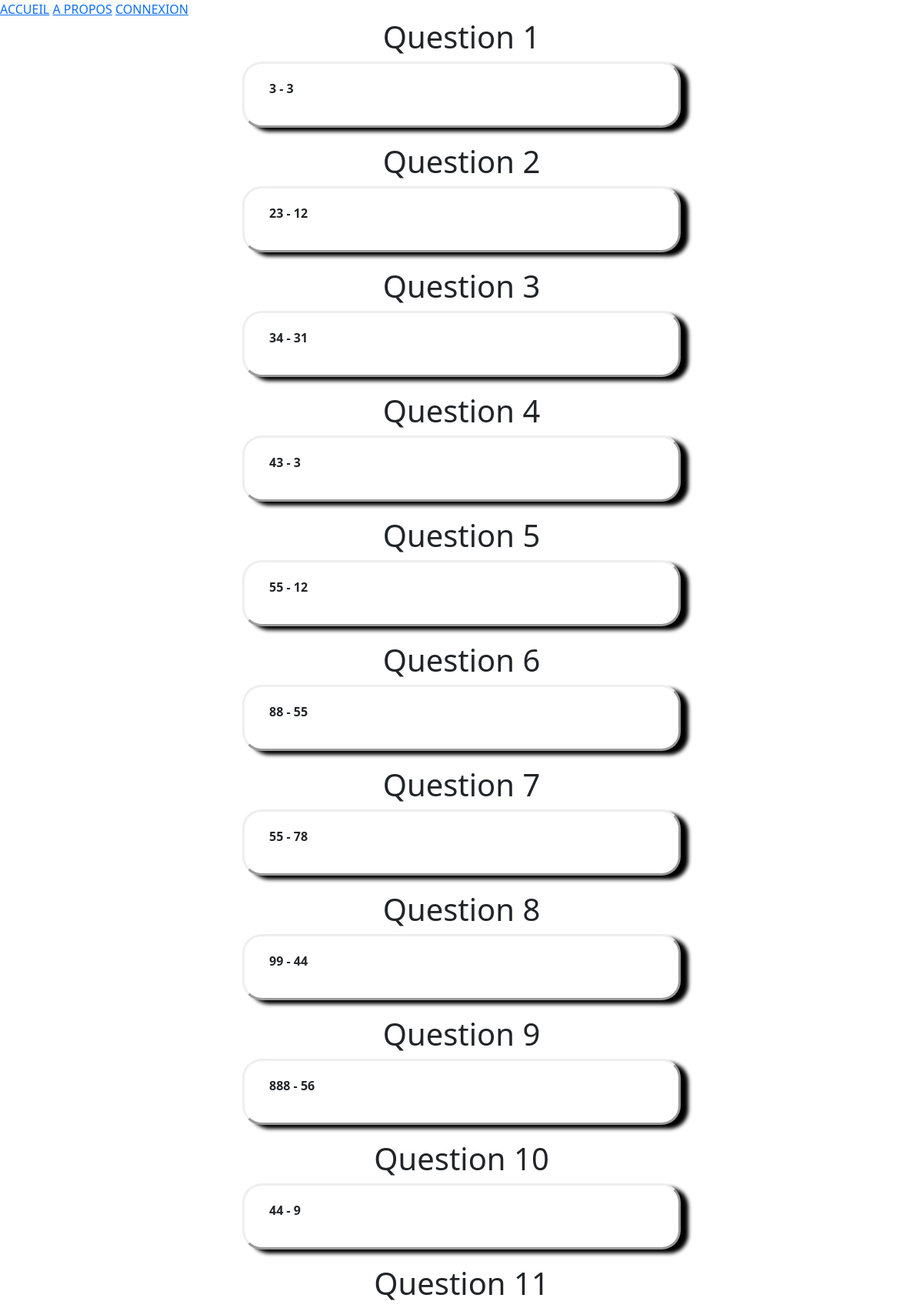
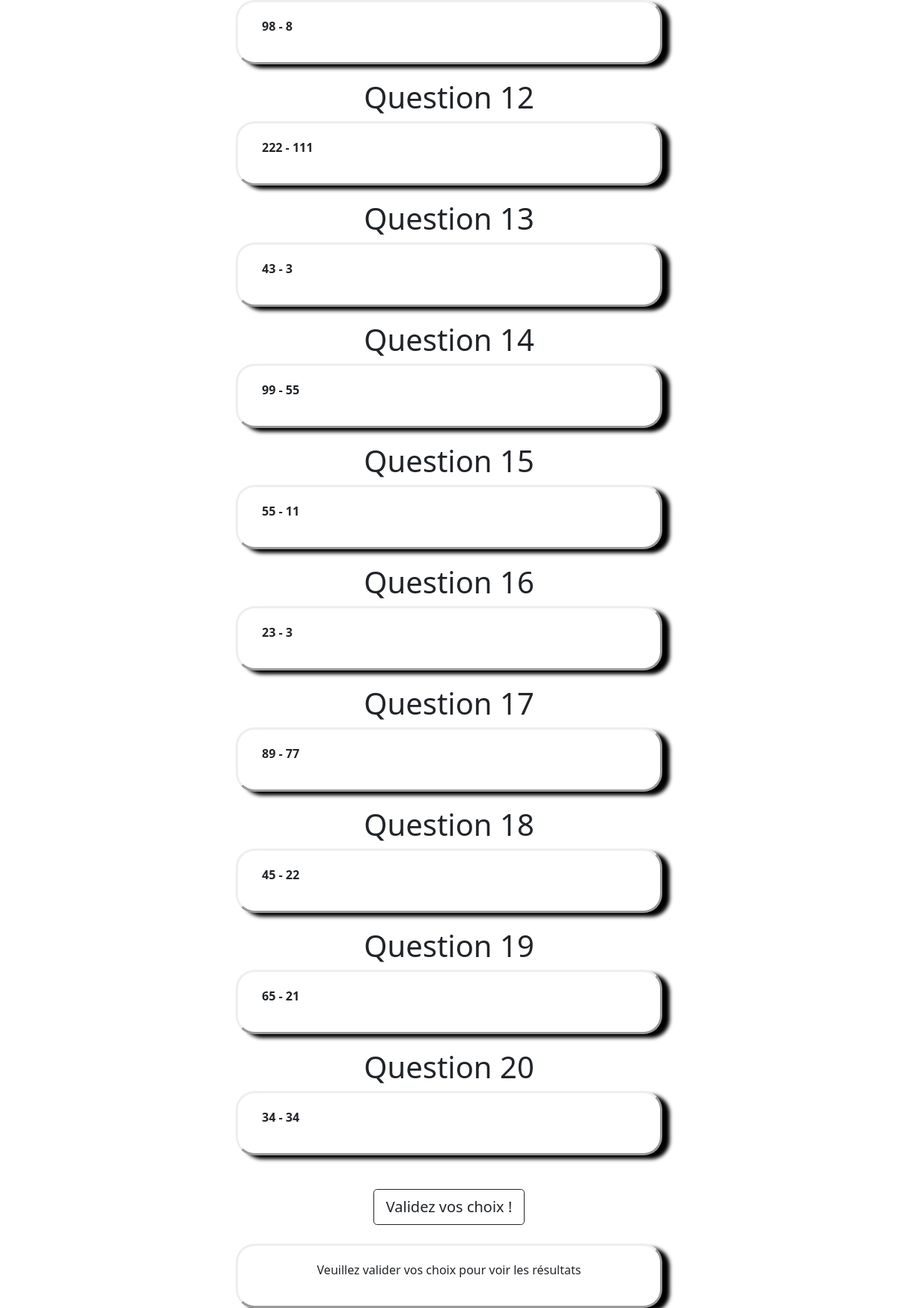
/quizz.php?id=2, run on the app's committed database (2 pictures, top to bottom).
### tables this page shows
CREATE TABLE Question
(idQuestion int not null AUTO_INCREMENT,
libelleQuestion varchar(150) not null,
primary key (idQuestion),
idModule int not null,
foreign key (idModule) references Module(idModule));

### quizz.php (the view, shortened to what this page needs)
<!DOCTYPE html>
<html lang="fr">
<head>
    <link href="https://cdn.jsdelivr.net/npm/bootstrap@5.0.1/dist/css/bootstrap.min.css" rel="stylesheet">
    <link rel="stylesheet" href="css/quizz.css"/>
</head>
<body>
<?php
    include("header.php");
    include("config.php");
    $idModule = $_GET['id'];
    $q = $DB->prepare("SELECT * FROM question WHERE idModule = $idModule");
    $q->execute();
    $rows = $q->fetchAll();
    echo '<div class="container">';
    echo '<div class="row">';
    echo '<div class="col-3" id="left"></div>';
    $count = 1;
    foreach($rows as $question)
    {
        echo '<div class="col-6" id="question">';
        echo '<div class="row">';
        echo '<div class="col-12" id="title">';
        echo '<h1 class="title_question">Question ' . ($count ++) .'</h1>';
        echo '</div>';
        echo '</div>';
        echo '<div class="row" id="row_id">';
        echo '<div class="col-12">';
        echo '<p><span>' . $question[1] .'</span></p>';
        echo '</div>';
        echo '</div>';
    }
    echo '<div class="col-3" id="right"></div>';
    echo '</div>';
    echo '<div class="row">';
    echo '<div class="col" id="button">';
    echo '<button type="submit" class="btn btn-outline-dark btn-lg">Validez vos choix !</button>';
    echo '</div>';
    echo '</div>';
    echo '<div class="row">';
    echo '<div class="col-6 offset-3" id="resultats">';
    echo '<p>Veuillez valider vos choix pour voir les résultats</p>';
    echo '</div>';
    echo '</div>';
    echo '</div>';
?>
</body>
<script src="https://cdn.jsdelivr.net/npm/bootstrap@5.0.1/dist/js/bootstrap.bundle.min.js"></script></html>

### css/quizz.css (style rules this page uses)
#row_id { border-style: outset; border-radius: 25px; background: white; padding: 20px; margin-bottom: 20px; box-shadow: 10px 5px 5px black; }
span { font-weight: bold; }
#title_question, #button { padding-bottom: 25px; }
#button { padding-top: 25px; }
.btn { background-color: white; }
#button, #title, #resultats { text-align: center; }
#resultats { border-style: outset; border-radius: 25px; background: white; padding: 20px; box-shadow: 10px 5px 5px black; }

### data on the page
question: libelleQuestion "3 - 3"
question: libelleQuestion "23 - 12"
question: libelleQuestion "34 - 31"
question: libelleQuestion "43 - 3"
question: libelleQuestion "55 - 12"
question: libelleQuestion "88 - 55"
question: libelleQuestion "55 - 78"
question: libelleQuestion "99 - 44"
question: libelleQuestion "888 - 56"
question: libelleQuestion "44 - 9"
question: libelleQuestion "98 - 8"
question: libelleQuestion "222 - 111"
question: libelleQuestion "43 - 3"
question: libelleQuestion "99 - 55"
question: libelleQuestion "55 - 11"
question: libelleQuestion "23 - 3"
question: libelleQuestion "89 - 77"
question: libelleQuestion "45 - 22"
question: libelleQuestion "65 - 21"
question: libelleQuestion "34 - 34"
